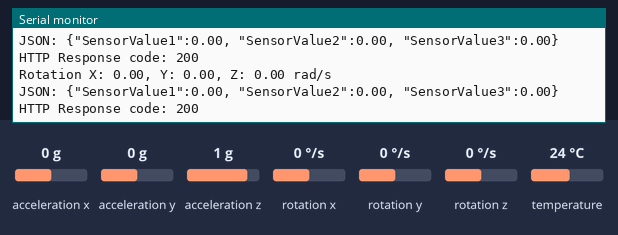
Bench run of a sketch on a simulated ESP32. Parts: the last lines printed to the serial monitor. The inputs (shaded band) are chosen by the test bench; at power-on: rotation x 0 °/s, rotation y 0 °/s, rotation z 0 °/s, acceleration x 0 g, acceleration y 0 g, acceleration z 1 g, temperature 24 °C. WiFi joins after 1.5 s; servers stay silent unless stated; uploads are accepted with an empty reply.

Above: at 2.8 s.
2.9 s: rotation x set to -192 °/s
At 3.19 s:
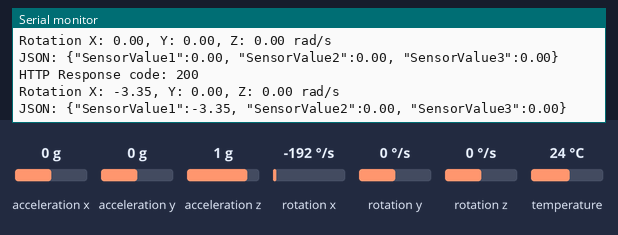
4.4 s: rotation y set to -192 °/s
At 5.1 s:
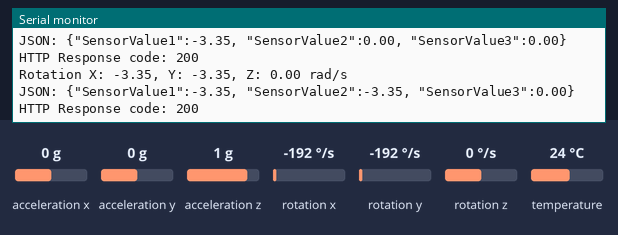
5.9 s: rotation z set to -192 °/s
At 7.2 s:
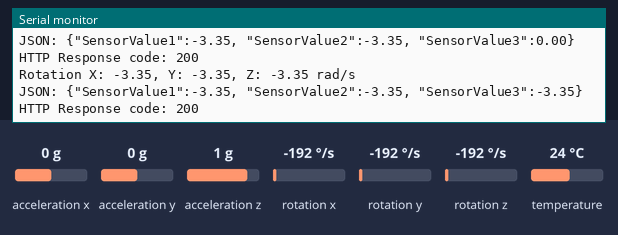

Measured:
- after the input at 2.9 s, the serial monitor: prints a new line after 0.13 s (image 1)
- after the input at 4.4 s, the serial monitor: prints a new line at once (image 2)
- after the input at 5.9 s, the serial monitor: prints a new line after 0.67 s (image 3)

The sketch:

MPU6050_API.ino
```cpp
#include <Wire.h>
#include <Adafruit_MPU6050.h>
#include <WiFi.h>
#include <HTTPClient.h>

Adafruit_MPU6050 mpu;

const char *ssid = "LAPTOP-5BUGCH90";
const char *password = "123456789";
const char *serverUrl = "http://172.71.11.76:5000/api/receive_data_G";

void setup(void) {
  Serial.begin(115200);
  WiFi.begin(ssid, password);

  while (WiFi.status() != WL_CONNECTED) {
    delay(500);
    Serial.println("Conectando a WiFi...");
  }

  Serial.println("Conectado a la red WiFi");
  Serial.print("Dirección IP: ");
  Serial.println(WiFi.localIP());

  while (!Serial)
    delay(10); // will pause Zero, Leonardo, etc until serial console opens

  Serial.println("Adafruit MPU6050 test!");

  // Try to initialize!
  if (!mpu.begin()) {
    Serial.println("Failed to find MPU6050 chip");
    while (1) {
      delay(10);
    }
  }
  Serial.println("MPU6050 Found!");

  mpu.setAccelerometerRange(MPU6050_RANGE_8_G);
  Serial.print("Accelerometer range set to: ");
  switch (mpu.getAccelerometerRange()) {
  case MPU6050_RANGE_2_G:
    Serial.println("+-2G");
    break;
  case MPU6050_RANGE_4_G:
    Serial.println("+-4G");
    break;
  case MPU6050_RANGE_8_G:
    Serial.println("+-8G");
    break;
  case MPU6050_RANGE_16_G:
    Serial.println("+-16G");
    break;
  }
  mpu.setGyroRange(MPU6050_RANGE_500_DEG);
  Serial.print("Gyro range set to: ");
  switch (mpu.getGyroRange()) {
  case MPU6050_RANGE_250_DEG:
    Serial.println("+- 250 deg/s");
    break;
  case MPU6050_RANGE_500_DEG:
    Serial.println("+- 500 deg/s");
    break;
  case MPU6050_RANGE_1000_DEG:
    Serial.println("+- 1000 deg/s");
    break;
  case MPU6050_RANGE_2000_DEG:
    Serial.println("+- 2000 deg/s");
    break;
  }

  mpu.setFilterBandwidth(MPU6050_BAND_5_HZ);
  Serial.print("Filter bandwidth set to: ");
  switch (mpu.getFilterBandwidth()) {
  case MPU6050_BAND_260_HZ:
    Serial.println("260 Hz");
    break;
  case MPU6050_BAND_184_HZ:
    Serial.println("184 Hz");
    break;
  case MPU6050_BAND_94_HZ:
    Serial.println("94 Hz");
    break;
  case MPU6050_BAND_44_HZ:
    Serial.println("44 Hz");
    break;
  case MPU6050_BAND_21_HZ:
    Serial.println("21 Hz");
    break;
  case MPU6050_BAND_10_HZ:
    Serial.println("10 Hz");
    break;
  case MPU6050_BAND_5_HZ:
    Serial.println("5 Hz");
    break;
  }

  Serial.println("");
  delay(100);
}

void loop() {
  /* Get new sensor events with the readings */
  sensors_event_t a, g, temp;
  mpu.getEvent(&a, &g, &temp);

  /* Print out the values */
  // Serial.print("Acceleration X: ");
  // Serial.print(a.acceleration.x);
  // Serial.print(", Y: ");
  // Serial.print(a.acceleration.y);
  // Serial.print(", Z: ");
  // Serial.print(a.acceleration.z);
  // Serial.println(" m/s^2");

  Serial.print("Rotation X: ");
  Serial.print(g.gyro.x);
  Serial.print(", Y: ");
  Serial.print(g.gyro.y);
  Serial.print(", Z: ");
  Serial.print(g.gyro.z);
  Serial.println(" rad/s");
  RequestPost(String(g.gyro.x), String(g.gyro.y), String(g.gyro.z));
  // Serial.print("Temperature: ");
  // Serial.print(temp.temperature);
  // Serial.println(" degC");

  Serial.println("");
  delay(500);
}

void RequestPost(String Data1, String Data2, String Data3){
    // Construir el JSON
  String json = "{\"SensorValue1\":" + String(Data1) + ", \"SensorValue2\":"+ String(Data2) + ", \"SensorValue3\":"+ String(Data3) + "}";

  Serial.println("JSON: "+ json);
  // Iniciar la conexión HTTP
  HTTPClient http;

  // Configurar la URL y los encabezados
  http.begin(serverUrl);
  http.addHeader("Content-Type", "application/json");

  // Realizar la solicitud POST
  int httpResponseCode = http.POST(json);

  // Verificar la respuesta del servidor
  if (httpResponseCode > 0) {
    Serial.print("HTTP Response code: ");
    Serial.println(httpResponseCode);

    String response = http.getString();
    Serial.println(response);
  } else {
    Serial.print("Error en la solicitud. HTTP Response code: ");
    Serial.println(httpResponseCode);
  }

  // Liberar recursos
  http.end();
}
```
